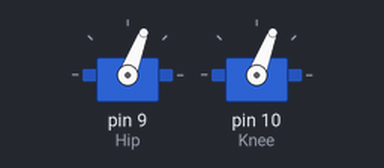
A sketch run on a simulated Arduino Uno, built with avr-gcc and run on an emulated ATmega328P. Parts: 2 × servo. At 3.5 s the program stops and its outputs stay as they are.

Above: at 3.5 s.
Timing chart, 0 to 5.0 s (numbered marks = the images above):
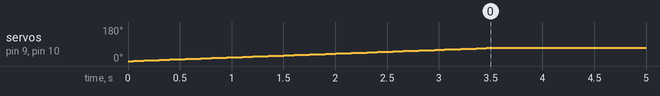

Measured:
- by itself, servo on pin 9 (Hip), servo on pin 10 (Knee): moves from 0° to 69° over 3.4 s

The sketch:

legtest.ino
```cpp
#include<Servo.h>
#define hip 9
#define knee 10
Servo Hip;
Servo Knee;
void setup()
{
 // put your setup code here, to run once:
  /*
  pinModehip,OUTPUT);
  pinMode(knee,OUTPUT);
  */
  Hip.attach(9);
  Knee.attach(10);
  Serial.begin(9600);
}

void loop()
{/*
 while(1)
  {
    Hip.write(0);
    Knee.write(0);
    delay(25);
  }*/
 for(int i=0;i<70;i++)
 {
  Hip.write(i);
  Knee.write(i);
  delay(50);
 }
  while(1);
/*
  // put your main code here, to run repeatedly:
  for(int i=0;i<60;i++)
  {
    if(i > 20)
      Hip.write(i-20);
    if(i<40)
      Knee.write(40-i);
    delay(25);
    Serial.print("Hip: ");
    Serial.print(i);
  }
  for(int i=39;i>=0;i--)
  {
    Hip.write(i);
    Knee.write(40-i);
    delay(25);
    Serial.print("Hip: ");
    Serial.print(i);
  }*/
}
```
